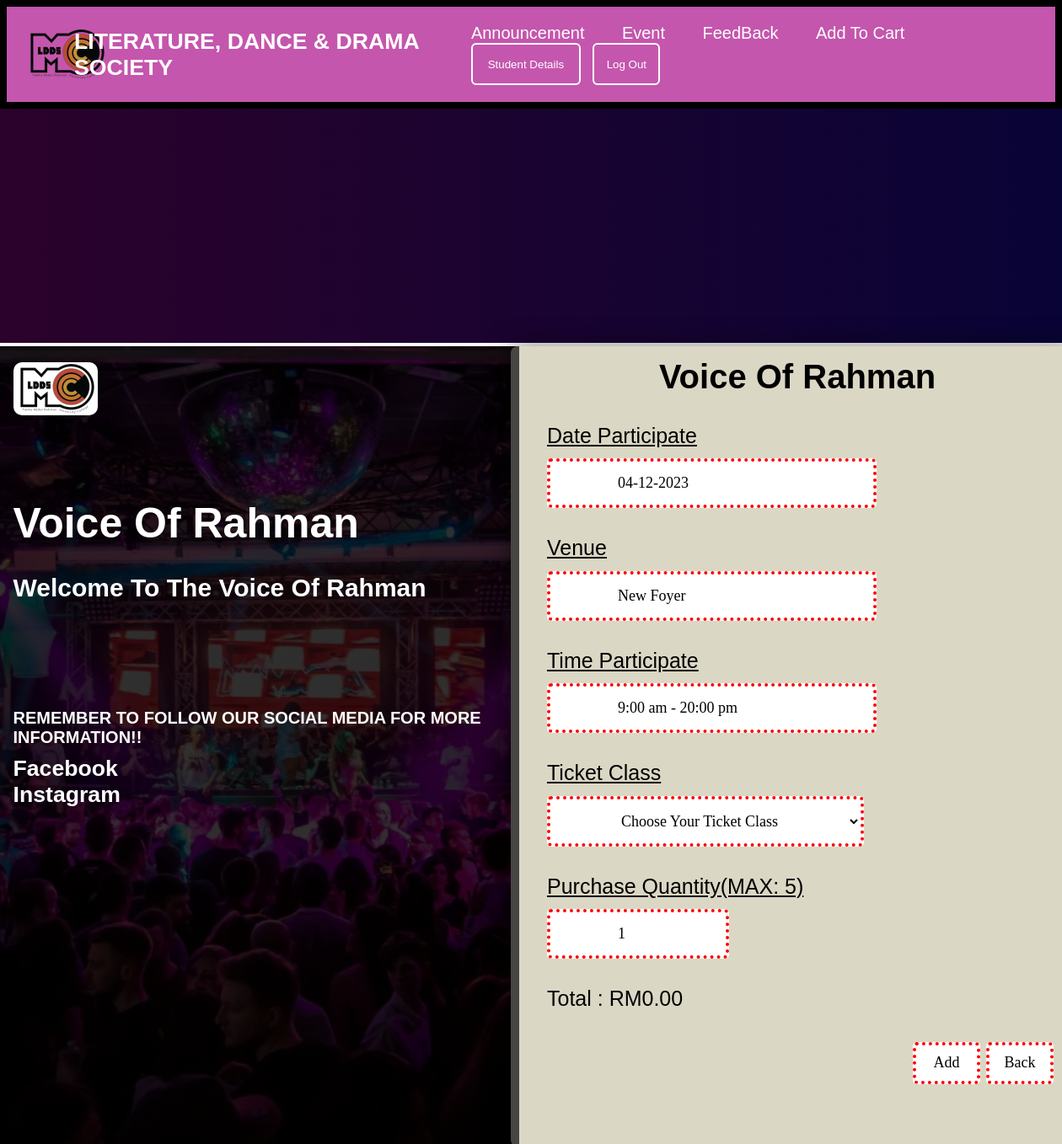
Screenshot of /order1.php?date=04-12-2023 with the database file from the repository.
### tables this page shows
CREATE TABLE `event_detail` (
  `EventName` varchar(30) NOT NULL,
  `EventDate` char(10) NOT NULL,
  `EventtVenue` varchar(40) NOT NULL,
  `EventTime` varchar(30) NOT NULL,
  `Price_P` int(11) NOT NULL,
  `Price_S` int(11) NOT NULL,
  `Description` text NOT NULL
);

### order1.php (the view, shortened to what this page needs)
<!DOCTYPE html>
<html>
    <head>
    </head>
    <body>
        <!DOCTYPE html>
<html>
    <head>
        <link href="orderstyle.css" rel="stylesheet" type="text/css"/>
    </head>
    <body>
        <?php
        include'./header.php';
        ?>
        <?php
        global $EName;
        global $EDate;
        global $EVenue;
        if($_SERVER["REQUEST_METHOD"] == 'GET'){
            (isset($_GET["date"]))?
            $date = strtoupper(trim($_GET["date"])) : $date = "";
            $con = new mysqli(DB_HOST, DB_USER, DB_PASS, DB_NAME,DB_PORT);
            $sql = "SELECT * FROM event_detail WHERE EventDate = '$date'";
            if($result = $con->query($sql)){
            if($result -> num_rows == 1){
               while ($row = $result->fetch_object()){
                $EName = $row->EventName;
                $EDate = $row->EventDate;
                $EVenue = $row->EventtVenue;
                $ETime = $row->EventTime;
            }
        }
    }
}
        ?>
        <div class="combination">
            <div class="asidepic">
                <img src="lddslogo2.png" width="100" height="63" alt="lddslogo2" class="asidelogo"/>
                <h2><?php echo $EName; ?><ion-icon name="bonfire-outline"></ion-icon></h2>
                <h3>Welcome To The <?php echo $EName; ?></h3>
                <p>REMEMBER TO FOLLOW OUR SOCIAL MEDIA FOR MORE INFORMATION!!</p>
                <ul class="socialmedia">
                    <li><a href="#"><span class="facebook"><ion-icon name="logo-facebook"></ion-icon>Facebook</span></a></li>
                    <li><a href="#"><span class="instagram"><ion-icon name="logo-instagram"></ion-icon>Instagram</span></a></li>
                </ul>
            </div>
            <div class="ticketdetails">
                <div class="ticketbox">
                    <form action="#" method="POST">
                        <h2><ion-icon name="cloudy"></ion-icon> <?php echo $EName; ?> <ion-icon name="cloudy"></ion-icon></h2>
                        <div class="tdate">
                            <span><ion-icon name="calendar-sharp"></ion-icon>Date Participate</span><br/>
                            <input type="text" name="txtdate" value="<?php echo $EDate; ?>" readonly>
                        </div>
                        <div class="tvenue">
                            <span><ion-icon name="home"></ion-icon>Venue</span><br/>
                            <input type="text" name="txtvenue" value="<?php echo $EVenue; ?>" readonly>
                        </div>
                        <div class="ttime">
                            <span><ion-icon name="time-sharp"></ion-icon>Time Participate</span><br/>
                            <input type="text" name="txttime" value="<?php echo $ETime; ?>" readonly>
                        </div>
                        <div class="tseat">
                            <span><ion-icon name="cash"></ion-icon>Ticket Class</span><br/>
                            <select name="tclass" id="fare" onchange="calculateTotal()">
                                <option value="choose" hidden>Choose Your Ticket Class</option>
                            </select>
                        </div>
                        <div class="quantity">
                            <span><ion-icon name="basket"></ion-icon>Purchase Quantity(MAX: 5)</span><br/>
                            <input type="number" id="txtquantity" name="txtquantity" min="1" max="5" value="1" oninput="calculateTotal()">
                        </div>
                        <p id="total" name="total" style="margin-top:5%; margin-left: 5%;">Total : RM0.00</p>
                        <div class="submitnresetbtn">
                            <button class="sure" id="add" name="add">Add</button>
                            <button class="cancel" id="back" name="back">Back</button>
                        </div>
                    </form>
                </div>
            </div>
        </div>
    </body>
</html>

### orderstyle.css (style rules this page uses)
* { margin:0; padding:0; box-sizing:border-box; font-family: 'Poppins', sans-serif; }
body { display:flex; justify-content:center; align-items: center; min-height:100vh; }
body { display:flex; justify-content:center; align-items: center; min-height:100vh; background:linear-gradient(to right,#2b022b,#090436); }
.combination { position:absolute; width:1300px; height:950px; top:30%; border:4px solid #fff; border-radius:10px; font-family:Georgia, Arial and Helvetica; }
.asidepic { position:absolute; top:0; left:0; width:630px; height:950px; background-image: linear-gradient(rgba(0,0,0,0.8),rgba(0,0,0,0.8)),url("club1.jpg"); background-size: cover; background-position: center; z-index:1; font-weight: 800; border-radius: 10px 0 0 10px; }
.asidepic .asidelogo { margin-top: 3%; margin-left:5%; background:white; border-radius: 10px; }
.asidepic h2 { font-size:50px; margin-top:15%; color:#fff; margin-left:5%; }
.asidepic h3 { font-size:30px; color:#fff; margin-top:5%; margin-left:5%; }
.asidepic p { font-size:20px; color:#fff; margin-top:20%; margin-left:5%; }
.socialmedia { list-style:none; margin: 10px 0 10px 0; margin-left:5%; }
.socialmedia a { margin-right:10px; text-decoration: none; color: #fff; font-size:20pt; }
.ticketdetails { position:absolute; top:0; right:0; width:670px; height:950px; background:#dbd7c5; font-size:25px; z-index:100; border-radius:8px; box-shadow: 0 0 30px rgba(0,0,0,.5); border-left: 10px solid #474642; }
.ticketbox h2 { font-size:40px; font-weight:800; text-align: center; margin-top:2%; }
.tdate { margin-top:5%; margin-left: 5%; text-decoration: underline; }
.tdate input[type="text"] { margin-top:2%; background:#fff; font-size:18px; padding:15px 80px 15px 80px; font-family:Georgia, Arial and Helvetica; border:4px dotted red; outline:none; border-radius: 5px; }
.tvenue { margin-top:5%; margin-left: 5%; text-decoration: underline; }
.tvenue input[type="text"] { margin-top:2%; background:#fff; font-size:18px; padding:15px 80px 15px 80px; font-family:Georgia, Arial and Helvetica; border:4px dotted red; outline:none; border-radius: 5px; }
.ttime { margin-top:5%; margin-left: 5%; text-decoration: underline; }
.ttime input[type="text"] { margin-top:2%; background:#fff; font-size:18px; padding:15px 80px 15px 80px; font-family:Georgia, Arial and Helvetica; border:4px dotted red; outline:none; border-radius: 5px; }
.tseat { margin-top:5%; margin-left: 5%; text-decoration: underline; }
.tseat select { margin-top:2%; background:#fff; font-size:18px; padding:15px 80px 15px 80px; font-family:Georgia, Arial and Helvetica; border:4px dotted red; outline:none; border-radius: 5px; }
.quantity { margin-top:5%; margin-left: 5%; text-decoration: underline; }
input[type="number"] { margin-top:2%; background:#fff; font-size:18px; padding:15px 80px 15px 80px; font-family:Georgia, Arial and Helvetica; border:4px dotted red; outline:none; border-radius: 5px; }
.submitnresetbtn { float:right; margin-right:10%; margin-top:5%; }
.submitnresetbtn button { margin-top:2%; background:#fff; color:black; font-size:18px; font-family:Georgia, Arial and Helvetica; border:4px dotted red; outline:none; border-radius: 5px; text-align: center; }

### style.css (style rules this page uses)
.sure { width:80px; height:50px; background:transparent; border:2px solid #fff; outline:none; border-radius:6px; cursor: pointer; font-size: 10pt; color:#fff; font-weight: 500; margin-left:40px; transition: .5s; margin-right: -40px; }
.cancel { width:80px; height:50px; background:transparent; border:2px solid #fff; outline:none; border-radius:6px; cursor: pointer; font-size: 10pt; color:#fff; font-weight: 500; margin-left:40px; transition: .5s; margin-right: -40px; }

### rows the page displays
event_detail: EventName "Voice Of Rahman", txtdate "04-12-2023", txtvenue "New Foyer", txttime "9:00 am - 20:00 pm"
